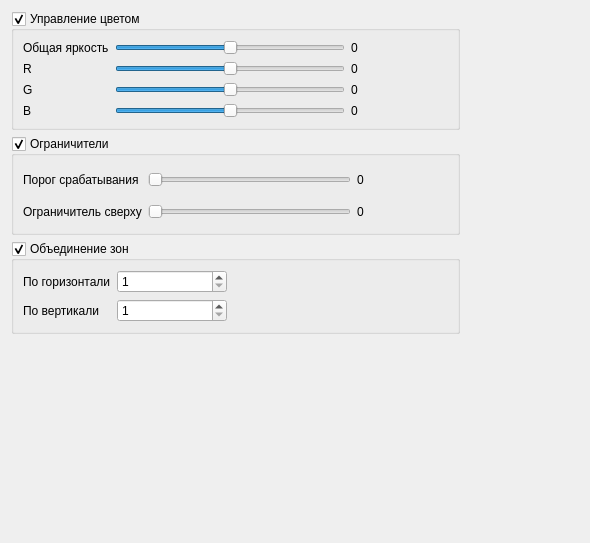
      <widget class="QWidget" name="tabProcessing">
       <attribute name="title">
        <string>Обработка</string>
       </attribute>
       <layout class="QGridLayout" name="gridLayout_12" columnstretch="1,0">
        <item row="0" column="0">
         <widget class="QGroupBox" name="groupColorControl">
          <property name="title">
           <string>Управление цветом</string>
          </property>
          <property name="checkable">
           <bool>true</bool>
          </property>
          <layout class="QGridLayout" name="gridLayout_8" columnstretch="1,4,1,0">
           <item row="2" column="2">
            <widget class="QLabel" name="lG">
             <property name="text">
              <string>0</string>
             </property>
            </widget>
           </item>
           <item row="3" column="2">
            <widget class="QLabel" name="lB">
             <property name="text">
              <string>0</string>
             </property>
            </widget>
           </item>
           <item row="0" column="2">
            <widget class="QLabel" name="lGamma">
             <property name="text">
              <string>0</string>
             </property>
            </widget>
           </item>
           <item row="0" column="1">
            <widget class="QSlider" name="sGamma">
             <property name="minimum">
              <number>-100</number>
             </property>
             <property name="maximum">
              <number>100</number>
             </property>
             <property name="orientation">
              <enum>Qt::Horizontal</enum>
             </property>
            </widget>
           </item>
           <item row="0" column="0">
            <widget class="QLabel" name="label_8">
             <property name="text">
              <string>Общая яркость</string>
             </property>
            </widget>
           </item>
           <item row="1" column="1">
            <widget class="QSlider" name="sR">
             <property name="minimum">
              <number>-100</number>
             </property>
             <property name="maximum">
              <number>100</number>
             </property>
             <property name="orientation">
              <enum>Qt::Horizontal</enum>
             </property>
            </widget>
           </item>
           <item row="3" column="1">
            <widget class="QSlider" name="sB">
             <property name="minimum">
              <number>-100</number>
             </property>
             <property name="maximum">
              <number>100</number>
             </property>
             <property name="orientation">
              <enum>Qt::Horizontal</enum>
             </property>
             <property name="tickPosition">
              <enum>QSlider::NoTicks</enum>
             </property>
            </widget>
           </item>
           <item row="3" column="0">
            <widget class="QLabel" name="label_11">
             <property name="text">
              <string>B</string>
             </property>
            </widget>
           </item>
           <item row="2" column="1">
            <widget class="QSlider" name="sG">
             <property name="minimum">
              <number>-100</number>
             </property>
             <property name="maximum">
              <number>100</number>
             </property>
             <property name="orientation">
              <enum>Qt::Horizontal</enum>
             </property>
            </widget>
           </item>
           <item row="1" column="0">
            <widget class="QLabel" name="label_9">
             <property name="text">
              <string>R</string>
             </property>
            </widget>
           </item>
           <item row="2" column="0">
            <widget class="QLabel" name="label_10">
             <property name="text">
              <string>G</string>
             </property>
            </widget>
           </item>
           <item row="1" column="2">
            <widget class="QLabel" name="lR">
             <property name="text">
              <string>0</string>
             </property>
            </widget>
           </item>
           <item row="0" column="3" rowspan="4">
            <spacer name="horizontalSpacer_6">
             <property name="orientation">
              <enum>Qt::Horizontal</enum>
             </property>
             <property name="sizeType">
              <enum>QSizePolicy::Expanding</enum>
             </property>
             <property name="sizeHint" stdset="0">
              <size>
               <width>40</width>
               <height>20</height>
              </size>
             </property>
            </spacer>
           </item>
          </layout>
         </widget>
        </item>
        <item row="0" column="1" rowspan="3">
         <spacer name="horizontalSpacer_7">
          <property name="orientation">
           <enum>Qt::Horizontal</enum>
          </property>
          <property name="sizeHint" stdset="0">
           <size>
            <width>113</width>
            <height>158</height>
           </size>
          </property>
         </spacer>
        </item>
        <item row="1" column="0">
         <widget class="QGroupBox" name="groupCompression">
          <property name="title">
           <string>Ограничители</string>
          </property>
          <property name="checkable">
           <bool>true</bool>
          </property>
          <property name="checked">
           <bool>true</bool>
          </property>
          <layout class="QGridLayout" name="gridLayout_9" columnstretch="1,4,1,0">
           <item row="0" column="0">
            <widget class="QLabel" name="label_12">
             <property name="text">
              <string>Порог срабатывания</string>
             </property>
            </widget>
           </item>
           <item row="0" column="1">
            <widget class="QSlider" name="sThreshold">
             <property name="maximum">
              <number>255</number>
             </property>
             <property name="orientation">
              <enum>Qt::Horizontal</enum>
             </property>
            </widget>
           </item>
           <item row="0" column="2">
            <widget class="QLabel" name="lThreshold">
             <property name="text">
              <string>0</string>
             </property>
            </widget>
           </item>
           <item row="0" column="3" rowspan="2">
            <spacer name="horizontalSpacer_8">
             <property name="orientation">
              <enum>Qt::Horizontal</enum>
             </property>
             <property name="sizeHint" stdset="0">
              <size>
               <width>40</width>
               <height>58</height>
              </size>
             </property>
            </spacer>
           </item>
           <item row="1" column="0">
            <widget class="QLabel" name="label_14">
             <property name="text">
              <string>Ограничитель сверху</string>
             </property>
            </widget>
           </item>
           <item row="1" column="1">
            <widget class="QSlider" name="sLimitter">
             <property name="maximum">
              <number>255</number>
             </property>
             <property name="orientation">
              <enum>Qt::Horizontal</enum>
             </property>
            </widget>
           </item>
           <item row="1" column="2">
            <widget class="QLabel" name="lLimitter">
             <property name="text">
              <string>0</string>
             </property>
            </widget>
           </item>
          </layout>
         </widget>
        </item>
        <item row="2" column="0">
         <widget class="QGroupBox" name="groupGrouping">
          <property name="title">
           <string>Объединение зон</string>
          </property>
          <property name="checkable">
           <bool>true</bool>
          </property>
          <layout class="QGridLayout" name="gridLayout_10" columnstretch="0,1,2" rowminimumheight="0,0">
           <item row="1" column="1">
            <widget class="QSpinBox" name="sbGroupV">
             <property name="minimum">
              <number>1</number>
             </property>
            </widget>
           </item>
           <item row="0" column="1">
            <widget class="QSpinBox" name="sbGroupH">
             <property name="minimum">
              <number>1</number>
             </property>
            </widget>
           </item>
           <item row="0" column="2" rowspan="2">
            <spacer name="horizontalSpacer_9">
             <property name="orientation">
              <enum>Qt::Horizontal</enum>
             </property>
             <property name="sizeHint" stdset="0">
              <size>
               <width>40</width>
               <height>20</height>
              </size>
             </property>
            </spacer>
           </item>
           <item row="1" column="0">
            <widget class="QLabel" name="label_16">
             <property name="text">
              <string>По вертикали</string>
             </property>
            </widget>
           </item>
           <item row="0" column="0">
            <widget class="QLabel" name="label_15">
             <property name="text">
              <string>По горизонтали</string>
             </property>
            </widget>
           </item>
          </layout>
         </widget>
        </item>
        <item row="3" column="0" colspan="2">
         <spacer name="verticalSpacer_3">
          <property name="orientation">
           <enum>Qt::Vertical</enum>
          </property>
          <property name="sizeHint" stdset="0">
           <size>
            <width>568</width>
            <height>198</height>
           </size>
          </property>
         </spacer>
        </item>
       </layout>
      </widget>
